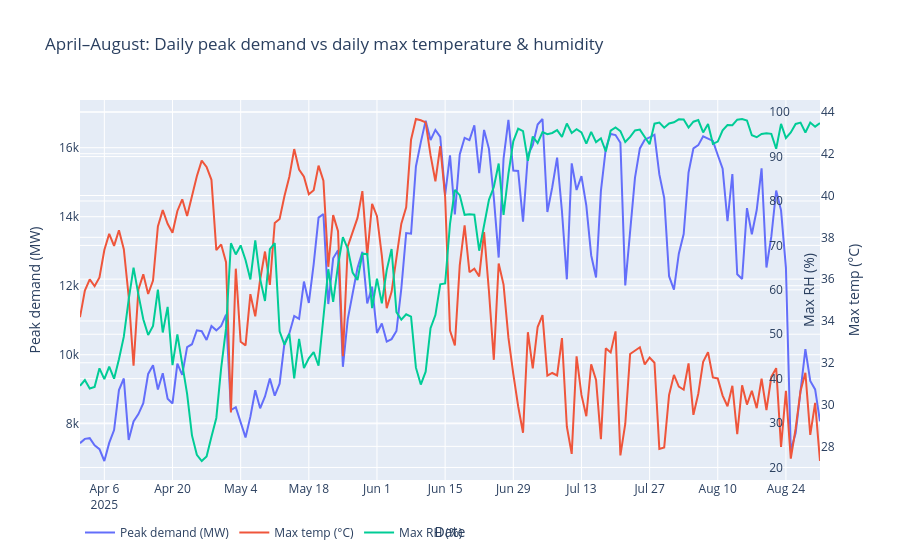
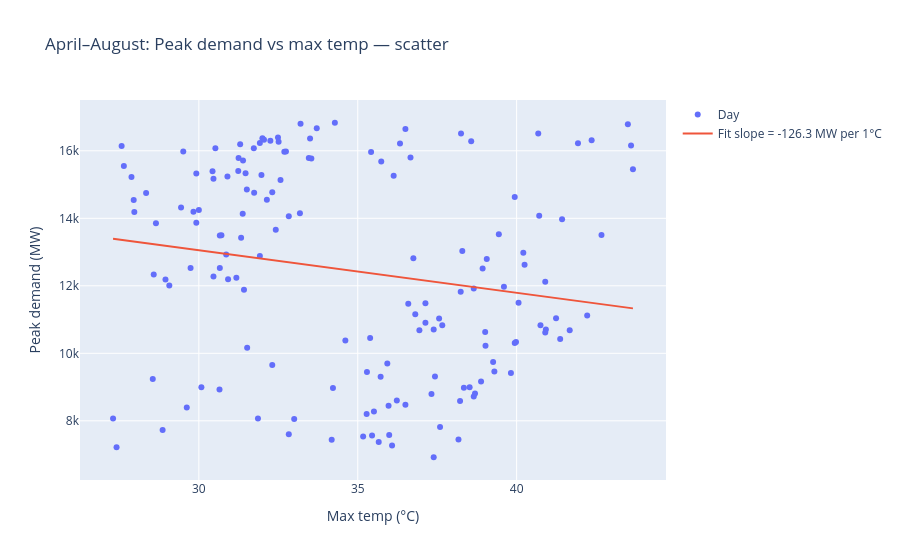
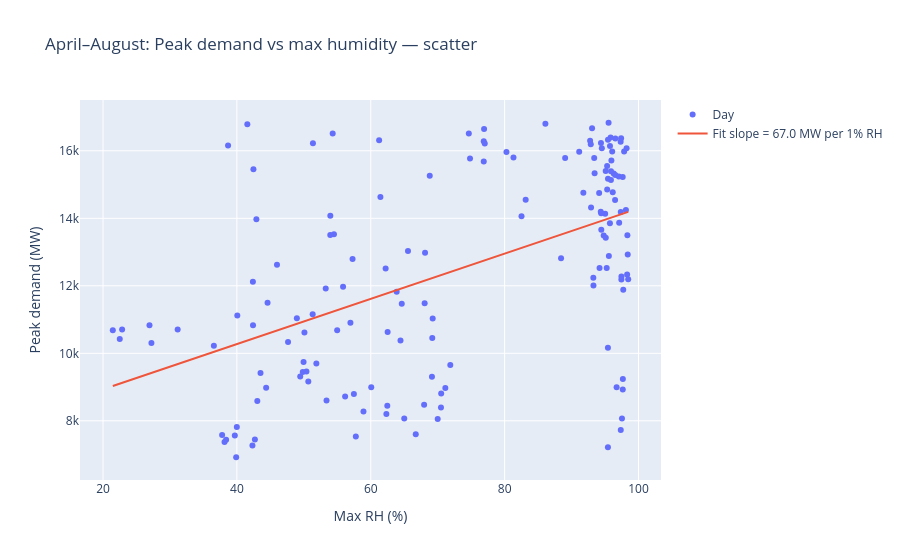
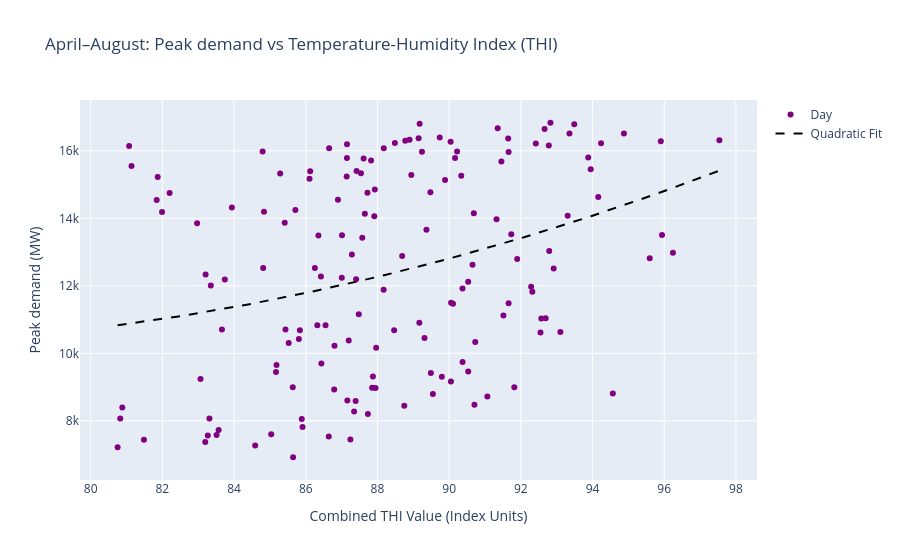

The cell these charts' notebook holds for them, in order:
### Code cell
# Daily transformation (April–August): peak demand vs daily max temperature & humidity
import numpy as np
import pandas as pd
import plotly.graph_objects as go

# Define the exact columns needed for this analysis
required_m_cols = {"datetime", "demand_mw", "temp_c", "rh_pct", "precip_mm", "cloud_pct", "wind_ms"}

# Ensure we have an hourly merged dataset `m` with ALL required columns
if "m" not in globals() or not required_m_cols.issubset(m.columns):
    d = df_p[df_p["datetime"].dt.year == 2025][["datetime", "demand_mw"]].copy()
    mw = w[["datetime", "temp_c", "rh_pct", "precip_mm", "cloud_pct", "wind_ms"]].copy()
    m = d.merge(mw, on="datetime", how="inner").sort_values("datetime")

m = m.copy()
m = m[m["datetime"].dt.month.between(4, 8)].copy()  # focus window for the mission
m["date"] = pd.to_datetime(m["datetime"]).dt.date

day = (
    m.groupby("date", as_index=False)
    .agg(
        peak_demand_mw=("demand_mw", "max"),
        max_temp_c=("temp_c", "max"),
        max_rh_pct=("rh_pct", "max"),
        rain_mm_day=("precip_mm", "sum"),
    )
    .sort_values("date")
)

# --- CALCULATE TEMPERATURE-HUMIDITY INDEX (THI) ---
# Convert Celsius to Fahrenheit for the standard meteorological formula
temp_f = (1.8 * day["max_temp_c"]) + 32
day["max_thi"] = temp_f - (0.55 - 0.0055 * day["max_rh_pct"]) * (temp_f - 58)

print("Days in sample:", len(day))
display(day.head())

# Viz 1: daily time series (3 y-axes)
fig_ts = go.Figure()
fig_ts.add_trace(go.Scatter(x=day["date"], y=day["peak_demand_mw"], mode="lines", name="Peak demand (MW)"))
fig_ts.add_trace(go.Scatter(x=day["date"], y=day["max_temp_c"], mode="lines", name="Max temp (°C)", yaxis="y2"))
fig_ts.add_trace(go.Scatter(x=day["date"], y=day["max_rh_pct"], mode="lines", name="Max RH (%)", yaxis="y3"))
fig_ts.update_layout(
    title="April–August: Daily peak demand vs daily max temperature & humidity",
    xaxis_title="Date",
    yaxis=dict(title="Peak demand (MW)"),
    yaxis2=dict(title="Max temp (°C)", overlaying="y", side="right"),
    yaxis3=dict(title="Max RH (%)", overlaying="y", side="right", anchor="free", position=0.93),
    legend=dict(orientation="h"),
)
fig_ts.show()

# Viz 2a: scatter peak demand vs max temp (descriptive)
x = day["max_temp_c"].to_numpy()
y = day["peak_demand_mw"].to_numpy()
slope, intercept = np.polyfit(x, y, 1)
xline = np.linspace(x.min(), x.max(), 100)
fig_sc_t = go.Figure()
fig_sc_t.add_trace(go.Scatter(x=x, y=y, mode="markers", name="Day"))
fig_sc_t.add_trace(go.Scatter(x=xline, y=slope * xline + intercept, mode="lines", name=f"Fit slope = {slope:.1f} MW per 1°C"))
fig_sc_t.update_layout(title="April–August: Peak demand vs max temp — scatter", xaxis_title="Max temp (°C)", yaxis_title="Peak demand (MW)")
fig_sc_t.show()

# Viz 2b: scatter peak demand vs max RH (descriptive)
x = day["max_rh_pct"].to_numpy()
slope, intercept = np.polyfit(x, y, 1)
xline = np.linspace(x.min(), x.max(), 100)
fig_sc_rh = go.Figure()
fig_sc_rh.add_trace(go.Scatter(x=x, y=y, mode="markers", name="Day"))
fig_sc_rh.add_trace(go.Scatter(x=xline, y=slope * xline + intercept, mode="lines", name=f"Fit slope = {slope:.1f} MW per 1% RH"))
fig_sc_rh.update_layout(title="April–August: Peak demand vs max humidity — scatter", xaxis_title="Max RH (%)", yaxis_title="Peak demand (MW)")
fig_sc_rh.show()

# =====================================================================
# Viz 2c: scatter peak demand vs Max THI (Combined Treatment Effect)
# =====================================================================
x_thi = day["max_thi"].to_numpy()

# Using a 2nd-degree polynomial (quadratic) to capture the thermal comfort threshold effect
poly_coefs = np.polyfit(x_thi, y, 2)
xline_thi = np.linspace(x_thi.min(), x_thi.max(), 100)
yline_thi = poly_coefs[0] * (xline_thi**2) + poly_coefs[1] * xline_thi + poly_coefs[2]

fig_sc_thi = go.Figure()
fig_sc_thi.add_trace(go.Scatter(x=x_thi, y=y, mode="markers", marker=dict(color='purple'), name="Day"))
fig_sc_thi.add_trace(go.Scatter(x=xline_thi, y=yline_thi, mode="lines", line=dict(color='black', dash='dash'), name="Quadratic Fit"))
fig_sc_thi.update_layout(
    title="April–August: Peak demand vs Temperature-Humidity Index (THI)",
    xaxis_title="Combined THI Value (Index Units)",
    yaxis_title="Peak demand (MW)"
)
fig_sc_thi.show()

### Figure 1 — Plotly figure (JSON) as saved in the notebook; plotly's stock layout.template omitted (floating-point values rounded to 4 significant figures; data arrays with more than 128 entries replaced by an {"elided": "..."} marker saying what was removed)
{"data": [{"mode": "lines", "name": "Peak demand (MW)", "type": "scatter", "x": {"elided": "153 str values"}, "y": {"elided": "153 float values"}}, {"mode": "lines", "name": "Max temp (°C)", "type": "scatter", "x": {"elided": "153 str values"}, "y": {"elided": "153 float values"}, "yaxis": "y2"}, {"mode": "lines", "name": "Max RH (%)", "type": "scatter", "x": {"elided": "153 str values"}, "y": {"elided": "153 float values"}, "yaxis": "y3"}], "layout": {"legend": {"orientation": "h"}, "title": {"text": "April–August: Daily peak demand vs daily max temperature & humidity"}, "xaxis": {"title": {"text": "Date"}}, "yaxis": {"title": {"text": "Peak demand (MW)"}}, "yaxis2": {"overlaying": "y", "side": "right", "title": {"text": "Max temp (°C)"}}, "yaxis3": {"anchor": "free", "overlaying": "y", "position": 0.93, "side": "right", "title": {"text": "Max RH (%)"}}}}

### Figure 2 — Plotly figure (JSON) as saved in the notebook; plotly's stock layout.template omitted (floating-point values rounded to 4 significant figures; data arrays with more than 128 entries replaced by an {"elided": "..."} marker saying what was removed)
{"data": [{"mode": "markers", "name": "Day", "type": "scatter", "x": {"elided": "153 float values"}, "y": {"elided": "153 float values"}}, {"mode": "lines", "name": "Fit slope = -126.3 MW per 1°C", "type": "scatter", "x": [27.3, 27.47, 27.63, 27.8, 27.96, 28.13, 28.29, 28.46, 28.62, 28.79, 28.95, 29.12, 29.28, 29.45, 29.61, 29.78, 29.94, 30.11, 30.27, 30.44, 30.61, 30.77, 30.94, 31.1, 31.27, 31.43, 31.6, 31.76, 31.93, 32.09, 32.26, 32.42, 32.59, 32.75, 32.92, 33.08, 33.25, 33.41, 33.58, 33.74, 33.91, 34.08, 34.24, 34.41, 34.57, 34.74, 34.9, 35.07, 35.23, 35.4, 35.56, 35.73, 35.89, 36.06, 36.22, 36.39, 36.55, 36.72, 36.88, 37.05, 37.22, 37.38, 37.55, 37.71, 37.88, 38.04, 38.21, 38.37, 38.54, 38.7, 38.87, 39.03, 39.2, 39.36, 39.53, 39.69, 39.86, 40.02, 40.19, 40.35, 40.52, 40.69, 40.85, 41.02, 41.18, 41.35, 41.51, 41.68, 41.84, 42.01, 42.17, 42.34, 42.5, 42.67, 42.83, 43.0, 43.16, 43.33, 43.49, 43.66], "y": [13400.0, 13380.0, 13360.0, 13340.0, 13310.0, 13290.0, 13270.0, 13250.0, 13230.0, 13210.0, 13190.0, 13170.0, 13150.0, 13130.0, 13110.0, 13080.0, 13060.0, 13040.0, 13020.0, 13000.0, 12980.0, 12960.0, 12940.0, 12920.0, 12900.0, 12880.0, 12860.0, 12830.0, 12810.0, 12790.0, 12770.0, 12750.0, 12730.0, 12710.0, 12690.0, 12670.0, 12650.0, 12630.0, 12600.0, 12580.0, 12560.0, 12540.0, 12520.0, 12500.0, 12480.0, 12460.0, 12440.0, 12420.0, 12400.0, 12380.0, 12350.0, 12330.0, 12310.0, 12290.0, 12270.0, 12250.0, 12230.0, 12210.0, 12190.0, 12170.0, 12150.0, 12120.0, 12100.0, 12080.0, 12060.0, 12040.0, 12020.0, 12000.0, 11980.0, 11960.0, 11940.0, 11920.0, 11900.0, 11870.0, 11850.0, 11830.0, 11810.0, 11790.0, 11770.0, 11750.0, 11730.0, 11710.0, 11690.0, 11670.0, 11640.0, 11620.0, 11600.0, 11580.0, 11560.0, 11540.0, 11520.0, 11500.0, 11480.0, 11460.0, 11440.0, 11420.0, 11390.0, 11370.0, 11350.0, 11330.0]}], "layout": {"title": {"text": "April–August: Peak demand vs max temp — scatter"}, "xaxis": {"title": {"text": "Max temp (°C)"}}, "yaxis": {"title": {"text": "Peak demand (MW)"}}}}

### Figure 3 — Plotly figure (JSON) as saved in the notebook; plotly's stock layout.template omitted (floating-point values rounded to 4 significant figures; data arrays with more than 128 entries replaced by an {"elided": "..."} marker saying what was removed)
{"data": [{"mode": "markers", "name": "Day", "type": "scatter", "x": {"elided": "153 float values"}, "y": {"elided": "153 float values"}}, {"mode": "lines", "name": "Fit slope = 67.0 MW per 1% RH", "type": "scatter", "x": [21.46, 22.24, 23.02, 23.79, 24.57, 25.35, 26.13, 26.9, 27.68, 28.46, 29.24, 30.02, 30.79, 31.57, 32.35, 33.13, 33.9, 34.68, 35.46, 36.24, 37.02, 37.79, 38.57, 39.35, 40.13, 40.9, 41.68, 42.46, 43.24, 44.02, 44.79, 45.57, 46.35, 47.13, 47.9, 48.68, 49.46, 50.24, 51.02, 51.79, 52.57, 53.35, 54.13, 54.9, 55.68, 56.46, 57.24, 58.02, 58.79, 59.57, 60.35, 61.13, 61.9, 62.68, 63.46, 64.24, 65.02, 65.79, 66.57, 67.35, 68.13, 68.9, 69.68, 70.46, 71.24, 72.02, 72.79, 73.57, 74.35, 75.13, 75.9, 76.68, 77.46, 78.24, 79.02, 79.79, 80.57, 81.35, 82.13, 82.9, 83.68, 84.46, 85.24, 86.02, 86.79, 87.57, 88.35, 89.13, 89.9, 90.68, 91.46, 92.24, 93.02, 93.79, 94.57, 95.35, 96.13, 96.9, 97.68, 98.46], "y": [9032.0, 9084.0, 9136.0, 9188.0, 9240.0, 9292.0, 9344.0, 9396.0, 9448.0, 9501.0, 9553.0, 9605.0, 9657.0, 9709.0, 9761.0, 9813.0, 9865.0, 9917.0, 9969.0, 10020.0, 10070.0, 10130.0, 10180.0, 10230.0, 10280.0, 10330.0, 10390.0, 10440.0, 10490.0, 10540.0, 10590.0, 10650.0, 10700.0, 10750.0, 10800.0, 10860.0, 10910.0, 10960.0, 11010.0, 11060.0, 11120.0, 11170.0, 11220.0, 11270.0, 11320.0, 11380.0, 11430.0, 11480.0, 11530.0, 11580.0, 11640.0, 11690.0, 11740.0, 11790.0, 11850.0, 11900.0, 11950.0, 12000.0, 12050.0, 12110.0, 12160.0, 12210.0, 12260.0, 12310.0, 12370.0, 12420.0, 12470.0, 12520.0, 12570.0, 12630.0, 12680.0, 12730.0, 12780.0, 12840.0, 12890.0, 12940.0, 12990.0, 13040.0, 13100.0, 13150.0, 13200.0, 13250.0, 13300.0, 13360.0, 13410.0, 13460.0, 13510.0, 13560.0, 13620.0, 13670.0, 13720.0, 13770.0, 13820.0, 13880.0, 13930.0, 13980.0, 14030.0, 14090.0, 14140.0, 14190.0]}], "layout": {"title": {"text": "April–August: Peak demand vs max humidity — scatter"}, "xaxis": {"title": {"text": "Max RH (%)"}}, "yaxis": {"title": {"text": "Peak demand (MW)"}}}}

### Figure 4 — Plotly figure (JSON) as saved in the notebook; plotly's stock layout.template omitted (floating-point values rounded to 4 significant figures; data arrays with more than 128 entries replaced by an {"elided": "..."} marker saying what was removed)
{"data": [{"marker": {"color": "purple"}, "mode": "markers", "name": "Day", "type": "scatter", "x": {"elided": "153 float values"}, "y": {"elided": "153 float values"}}, {"line": {"color": "black", "dash": "dash"}, "mode": "lines", "name": "Quadratic Fit", "type": "scatter", "x": [80.75, 80.92, 81.09, 81.26, 81.43, 81.6, 81.77, 81.94, 82.11, 82.28, 82.45, 82.62, 82.79, 82.96, 83.13, 83.29, 83.46, 83.63, 83.8, 83.97, 84.14, 84.31, 84.48, 84.65, 84.82, 84.99, 85.16, 85.33, 85.5, 85.67, 85.84, 86.01, 86.18, 86.35, 86.52, 86.69, 86.86, 87.03, 87.2, 87.36, 87.53, 87.7, 87.87, 88.04, 88.21, 88.38, 88.55, 88.72, 88.89, 89.06, 89.23, 89.4, 89.57, 89.74, 89.91, 90.08, 90.25, 90.42, 90.59, 90.76, 90.93, 91.1, 91.26, 91.43, 91.6, 91.77, 91.94, 92.11, 92.28, 92.45, 92.62, 92.79, 92.96, 93.13, 93.3, 93.47, 93.64, 93.81, 93.98, 94.15, 94.32, 94.49, 94.66, 94.83, 95.0, 95.16, 95.33, 95.5, 95.67, 95.84, 96.01, 96.18, 96.35, 96.52, 96.69, 96.86, 97.03, 97.2, 97.37, 97.54], "y": [10830.0, 10860.0, 10880.0, 10910.0, 10930.0, 10960.0, 10980.0, 11010.0, 11040.0, 11070.0, 11090.0, 11120.0, 11150.0, 11180.0, 11210.0, 11240.0, 11270.0, 11300.0, 11330.0, 11370.0, 11400.0, 11430.0, 11470.0, 11500.0, 11530.0, 11570.0, 11610.0, 11640.0, 11680.0, 11710.0, 11750.0, 11790.0, 11830.0, 11870.0, 11900.0, 11940.0, 11980.0, 12020.0, 12070.0, 12110.0, 12150.0, 12190.0, 12230.0, 12280.0, 12320.0, 12360.0, 12410.0, 12450.0, 12500.0, 12540.0, 12590.0, 12640.0, 12680.0, 12730.0, 12780.0, 12830.0, 12880.0, 12930.0, 12980.0, 13030.0, 13080.0, 13130.0, 13180.0, 13230.0, 13290.0, 13340.0, 13390.0, 13450.0, 13500.0, 13560.0, 13610.0, 13670.0, 13720.0, 13780.0, 13840.0, 13890.0, 13950.0, 14010.0, 14070.0, 14130.0, 14190.0, 14250.0, 14310.0, 14370.0, 14430.0, 14490.0, 14560.0, 14620.0, 14680.0, 14750.0, 14810.0, 14880.0, 14940.0, 15010.0, 15070.0, 15140.0, 15210.0, 15280.0, 15340.0, 15410.0]}], "layout": {"title": {"text": "April–August: Peak demand vs Temperature-Humidity Index (THI)"}, "xaxis": {"title": {"text": "Combined THI Value (Index Units)"}}, "yaxis": {"title": {"text": "Peak demand (MW)"}}}}
